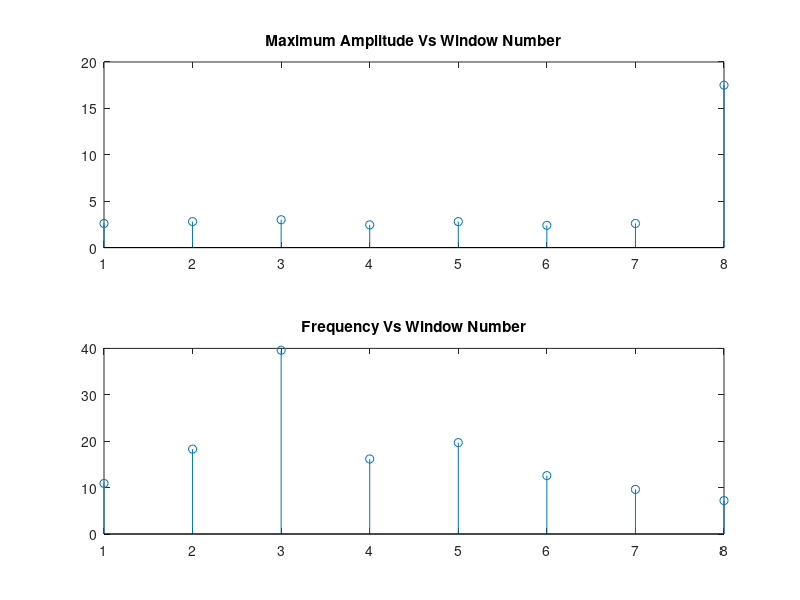

Recreate this plot in MATLAB.
clear all
close all
clc
Window_Number=[1 2 3 4 5 6 7 8];
Max_Amplitude = [2.6 2.8 3 2.45 2.8 2.4 2.6 17.5];
Frequency =[10.9 18.3 39.6 16.17 19.69 12.58 9.61 7.2];
subplot(2, 1, 1)
stem(Window_Number, Max_Amplitude)
title('Maximum Amplitude Vs Window Number')
subplot(2, 1, 2)
stem(Window_Number, Frequency)
title('Frequency Vs Window Number')
